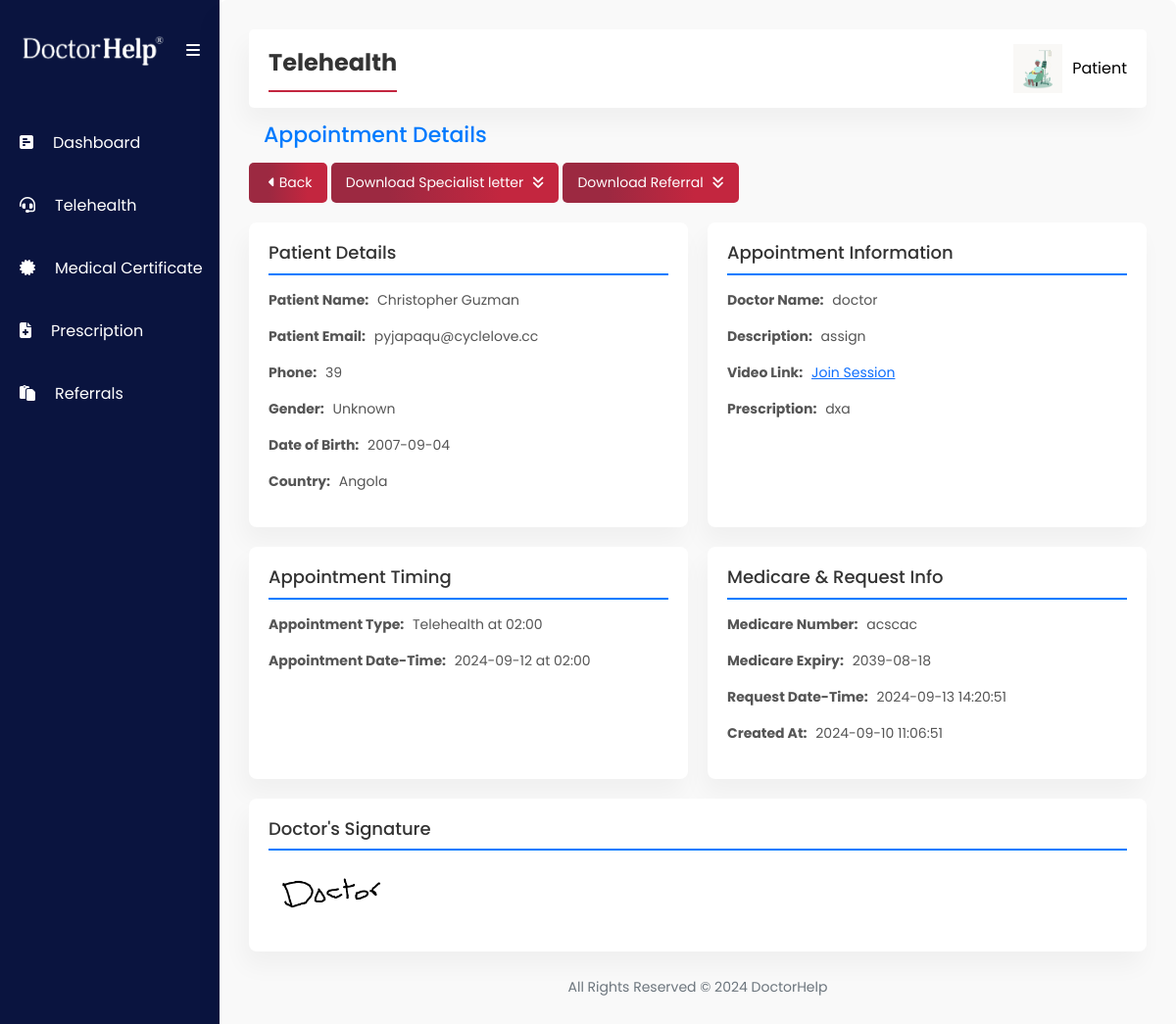
The app's page /patient/telehealth_view.php?id=139 (signed in) with its own data.
### tables this page shows
CREATE TABLE `patient` (
  `id` int(11) NOT NULL,
  `email` varchar(255) NOT NULL,
  `username` varchar(50) NOT NULL,
  `patient_name` text NOT NULL,
  `password` varchar(255) NOT NULL,
  `hpassword` varchar(255) NOT NULL,
  `profile_picture` varchar(255) DEFAULT 'default.jpg',
  `title` text NOT NULL,
  `name` text NOT NULL,
  `last_name` text NOT NULL,
  `phone` text NOT NULL,
  `address` text DEFAULT NULL,
  `dob` text NOT NULL,
  `gender` text NOT NULL,
  `medicare_detail` text NOT NULL,
  `expiry_year` text NOT NULL,
  `expiry_month` text NOT NULL,
  `created_date` timestamp NOT NULL DEFAULT current_timestamp(),
  `email_verify` varchar(20) NOT NULL,
  `token` varchar(225) NOT NULL,
  `token_expire` datetime DEFAULT NULL,
  `medirecord_id` varchar(255) DEFAULT NULL
);

CREATE TABLE `appointments` (
  `id` int(11) NOT NULL,
  `patient_id` int(11) DEFAULT NULL,
  `doctor_id` int(11) DEFAULT NULL,
  `description` text NOT NULL,
  `status` enum('pending','approved','assigned','disapproved') DEFAULT 'pending',
  `video_link` varchar(255) DEFAULT NULL,
  `prescription` text DEFAULT NULL,
  `request_date_time` timestamp NOT NULL DEFAULT current_timestamp() ON UPDATE current_timestamp(),
  `created_date` datetime NOT NULL DEFAULT current_timestamp(),
  `signature` varchar(255) NOT NULL,
  `medicare_number` varchar(255) NOT NULL DEFAULT 'Not provided',
  `medicare_expiration_date` varchar(255) NOT NULL,
  `payment` text NOT NULL,
  `title` text NOT NULL,
  `name` text NOT NULL,
  `gender` text NOT NULL,
  `email` text NOT NULL,
  `phone` text NOT NULL,
  `dob` text NOT NULL,
  `address` text NOT NULL,
  `card_number` int(11) NOT NULL,
  `security_code` int(11) NOT NULL,
  `expiration_date` text NOT NULL,
  `country` text NOT NULL,
  `appointment_type` text NOT NULL,
  `appointment_day` varchar(255) NOT NULL,
  `appointment_time` varchar(255) NOT NULL,
  `created_date_2` date DEFAULT NULL,
  `notes` text NOT NULL,
  `referral_comment` text NOT NULL,
  `addressee_fname` text NOT NULL,
  `addressee_address` text NOT NULL,
  `addressee_phone` text NOT NULL,
  `provider_number` text NOT NULL,
  `tests_required` text NOT NULL,
  `clinic_notes` text NOT NULL,
  `city_code` varchar(60) DEFAULT NULL,
  `postcode` varchar(20) DEFAULT NULL,
  `state_code` varchar(20) DEFAULT NULL,
  `area_timeZone` varchar(60) DEFAULT NULL
);

CREATE TABLE `doctor` (
  `id` int(11) NOT NULL,
  `email` varchar(255) NOT NULL,
  `username` varchar(50) NOT NULL,
  `doctor_name` text NOT NULL,
  `password` varchar(50) NOT NULL,
  `hpassword` varchar(255) NOT NULL,
  `profile_picture` varchar(255) NOT NULL DEFAULT 'default.png',
  `signature` varchar(255) NOT NULL DEFAULT 'signature.png',
  `aphra` varchar(100) DEFAULT NULL
);

### patient/telehealth_view.php (the view, shortened to what this page needs)
<?php
include '../include/config.php';
$appointment_id = $_GET['id'] ?? null;
if ($appointment_id) {
    $query = "SELECT patient.username AS patient_username, doctor.username AS doctor_username, doctor.signature AS signature, patient.email, appointments.description, appointments.video_link, appointments.prescription, appointments.created_date, appointments.request_date_time, appointments.payment, appointments.name, appointments.email, appointments.phone, appointments.dob, appointments.card_number, appointments.security_code, appointments.country, appointments.gender, appointments.title, appointments.appointment_type, appointments.appointment_day, appointments.appointment_time, appointments.medicare_number, appointments.medicare_expiration_date, appointments.addressee_fname, appointments.tests_required
              FROM appointments
              LEFT JOIN patient ON appointments.patient_id = patient.id
              LEFT JOIN doctor ON appointments.doctor_id = doctor.id
              WHERE appointments.id = ?";
    $stmt = $conn->prepare($query);
    $stmt->bind_param("i", $appointment_id);
    $stmt->execute();
    $result = $stmt->get_result();
    $appointment = $result->fetch_assoc();
}
?>
<?php include("include/sidebar.php"); ?>
<div class="second-section">
    <section>
        <div class="navbar">
            <div class="page-title">
                <span>Telehealth</span>
            </div>
            <?php include("include/navbar.php"); ?>
        </div>
        <h2 class="page-header">Appointment Details</h2>
        <div class="action-buttons">
            <div>
                <a href="telehealth.php">
                    <i class="fa-solid fa-caret-left"></i> Back
                </a>
                <?php
                if (!empty($appointment['addressee_fname'])) {
                    echo "
                    <a href='../specialist_letter.php?id={$appointment_id}' class='button-class' style='color: white; text-decoration: none;'>Download Specialist letter <i class='fa-solid fa-angles-down'></i> </a>
                    ";
                }
                ?>
                <?php
                if (!empty($appointment['tests_required'])) {
                    echo "
                    <a href='../referral_patient_pdf.php?id={$appointment_id}' class='button-class' style='color: white; text-decoration: none;'>Download Referral <i class='fa-solid fa-angles-down'></i> </a>
                    ";
                }
                ?>
            </div>
        </div>
        <div class="details-section">
            <div class="details-box">
                <h3>Patient Details</h3>
                <p><strong>Patient Name:</strong> <?php echo htmlspecialchars($appointment['name']); ?></p>
                <p><strong>Patient Email:</strong> <?php echo htmlspecialchars($appointment['email']); ?></p>
                <p><strong>Phone:</strong> <?php echo htmlspecialchars($appointment['phone']); ?></p>
                <p><strong>Gender:</strong> <?php echo htmlspecialchars($appointment['gender']); ?></p>
                <p><strong>Date of Birth:</strong> <?php echo htmlspecialchars($appointment['dob']); ?></p>
                <p><strong>Country:</strong> <?php echo htmlspecialchars($appointment['country']); ?></p>
            </div>
            <div class="details-box">
                <h3>Appointment Information</h3>
                <p><strong>Doctor Name:</strong> <?php echo htmlspecialchars($appointment['doctor_username']); ?></p>
                <p><strong>Description:</strong> <?php echo htmlspecialchars($appointment['description']); ?></p>
                <p><strong>Video Link:</strong> <a href="<?php echo htmlspecialchars($appointment['video_link']); ?>"
                        target='_blank'>Join Session</a></p>
                <p><strong>Prescription:</strong> <?php echo htmlspecialchars($appointment['prescription']); ?></p>
            </div>
            <div class="details-box">
                <h3>Appointment Timing</h3>
                <p><strong>Appointment Type:</strong> <?php echo htmlspecialchars($appointment['appointment_type']); ?>
                    at <?php echo htmlspecialchars($appointment['appointment_time']); ?></p>
                <p><strong>Appointment Date-Time:</strong>
                    <?php echo htmlspecialchars($appointment['appointment_day']); ?> at
                    <?php echo htmlspecialchars($appointment['appointment_time']); ?>
                </p>
            </div>
            <div class="details-box">
                <h3>Medicare & Request Info</h3>
                <p><strong>Medicare Number:</strong> <?php echo htmlspecialchars($appointment['medicare_number']); ?>
                </p>
                <p><strong>Medicare Expiry:</strong>
                    <?php echo htmlspecialchars($appointment['medicare_expiration_date']); ?></p>
                <p><strong>Request Date-Time:</strong>
                    <?php echo htmlspecialchars($appointment['request_date_time']); ?></p>
                <p><strong>Created At:</strong> <?php echo htmlspecialchars($appointment['created_date']); ?></p>
            </div>
            <div class="details-box">
                <h3>Doctor's Signature</h3>
                <p><img src="../doctor/assets/img/<?php echo htmlspecialchars($appointment['signature']); ?>"
                        alt="Doctor's Signature" width="150"></p>
            </div>
        </div>
    </section>
    <?php include("include/footer.php"); ?>
</div>
</body>
</html>

### patient/include/navbar.php (shortened to what this page needs)
<?php
include '../include/config.php';
$username = $_SESSION['username'];
$sql_query = "SELECT * FROM patient WHERE username='$username'";
$query_result = $conn->query($sql_query);
if ($query_result->num_rows > 0) {
    $user = $query_result->fetch_assoc();
} else {
    echo "User not found.";
    exit();
}
?>
<div class="navbar-title">
    <span onclick="toggleDropdown()">
        <img src="assets/img/<?php
        echo $user['profile_picture'];
        ?>" alt="Profile Picture" class="navbar-img">
        <button class="navbar-profile"> <?php
        echo $username;
        ?> </button>
    </span>
</div>

### patient/assets/styles.css (style rules this page uses)
:root { --skyblue-bg: #eff3f7; --white-color: #fff; --blue-text-icon: linear-gradient( 270deg, #c3263f 0%, #c3263f 25%, #9c2941 75% ); --hover-blue-text-icon: #c3263f; --sidebar-hover: #e0e3ff; --body-color: #212529; --sidebar-font: #ffffff; --footer-text: #6c757d; --date-time: #0099fb; --mehron: #cf2e2e; --date-time-bg: #ccebfe; --sidebar-color: #0a143f; --shadow: -5px 15px 25px rgba(0, 0, 0, 0.04); }
* { box-sizing: border-box; margin: 0; padding: 0; }
body { font-family: Poppins, Helvetica, sans-serif; overflow-x: hidden; }
.navbar { background-color: var(--white-color); color: var(--body-color); display: flex; justify-content: space-between; align-items: center; padding: 15px 20px; gap: 20px; width: -webkit-fill-available; box-shadow: var(--shadow); border-radius: 5px; }
.navbar-img { width: 50px; }
.page-title { border-bottom: 2px solid var(--hover-blue-text-icon); justify-content: start; padding-bottom: 10px; }
.navbar-title { font-size: 1.5rem; }
.navbar-title span { display: flex; align-items: center; column-gap: 10px; font-size: 20px; cursor: pointer; }
.navbar-title span .navbar-profile { border: none; background-color: transparent; font-size: 16px; text-transform: capitalize; }
.button-class { border: none; color: var(--white-color); background-image: var(--blue-text-icon) !important ; padding: 10px; border-radius: 6px; font-size: 16px; cursor: pointer; }
::placeholder { color: #777777; text-transform: capitalize; }
.second-section { padding: 30px; width: 100%; background-color: #f9f9f9; border-radius: 8px; box-shadow: var(--shadow); display: flex; flex-direction: column; justify-content: space-between; }
.page-title span { font-size: 24px; font-weight: bold; color: #333; }
h2.page-header { margin: 15px; font-size: 22px; color: #007bff; }
.action-buttons { margin-bottom: 20px; display: flex; justify-content: space-between; }
.action-buttons a { background-image: var(--blue-text-icon) !important ; padding: 10px 15px; border-radius: 5px; text-decoration: none; color: white; display: inline-block; font-size: 14px; }
.action-buttons i { margin-left: 5px; }
.details-section { display: flex; flex-wrap: wrap; gap: 20px; }
.details-box { background-color: #fff; padding: 20px; border-radius: 8px; box-shadow: var(--shadow); flex: 1 1 calc(33% - 20px); min-width: 300px; }
.details-box h3 { margin-top: 0; font-size: 18px; color: #333; border-bottom: 2px solid #007bff; padding-bottom: 10px; margin-bottom: 15px; }
.details-box p { color: #555; font-size: 14px; }
.details-box p strong { margin-right: 5px; }

### records on screen
patient: profile_picture (picture)
appointments: name "Christopher Guzman", email "pyjapaqu@cyclelove.cc", phone "39", gender "Unknown", dob "2007-09-04", country "Angola", doctor.username "doctor", description "assign", prescription "dxa", appointment_type "Telehealth", appointment_time "02:00", appointment_day "2024-09-12", medicare_number "acscac", medicare_expiration_date "2039-08-18", request_date_time "2024-09-13 14:20:51", created_date "2024-09-10 11:06:51", doctor.signature (picture)

### other values on screen
$username "Patient"
